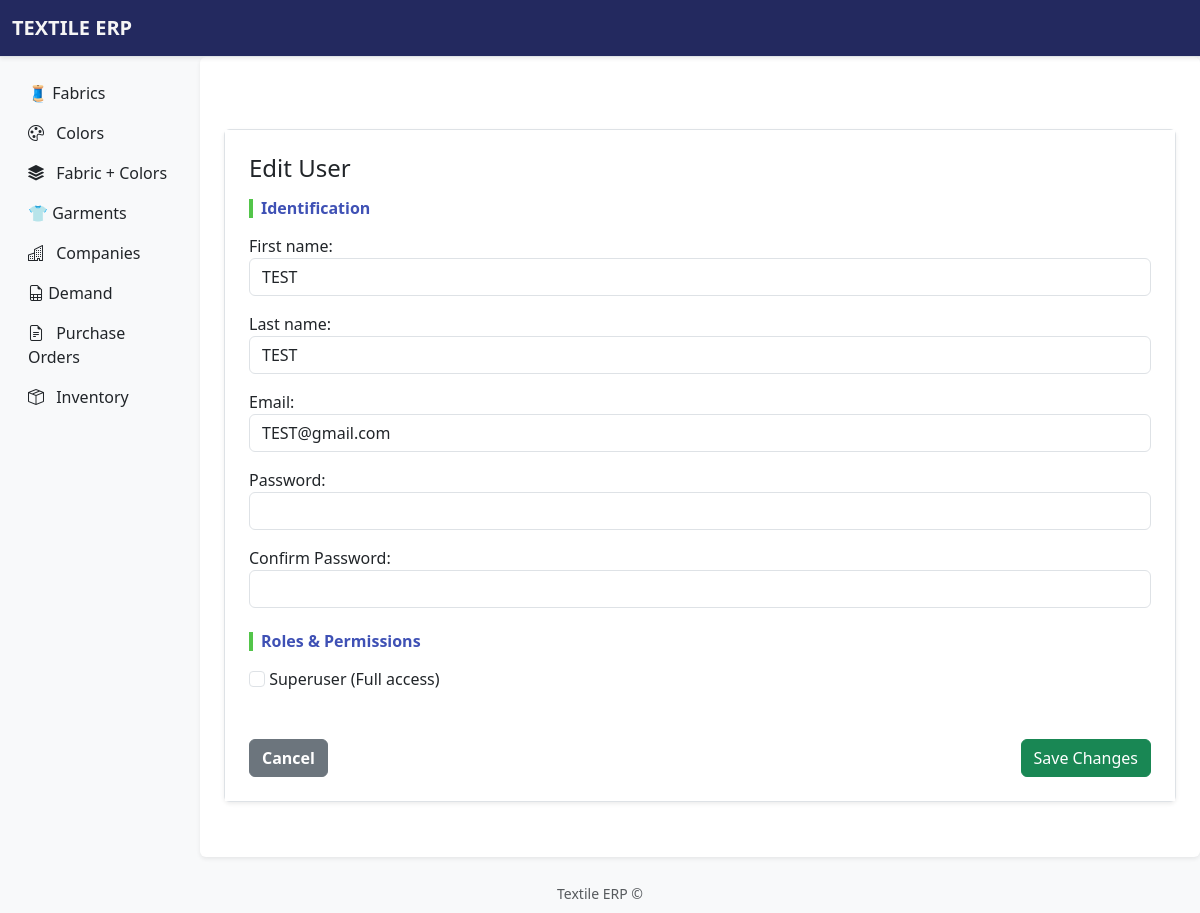
Screenshot of /users/edit/7/ with the database file from the repository.
### apps/users/models.py (models this page shows, shortened)
class CustomUser(AbstractUser):
    username = None
    email = models.EmailField(unique=True)
    USERNAME_FIELD = "email"   # login is with email
    REQUIRED_FIELDS = []       #
    objects = CustomUserManager()  # use manager

### apps/users/views.py (the view)
# urls.py: path('edit/<int:pk>/', views.EditSuperUser.as_view(), name="edit_user"),
class EditSuperUser(UpdateView):
    model = User
    form_class = RegisterForm
    template_name = "users/edit_superuser.html"
    success_url = reverse_lazy("users:users_list")

### apps/users/forms.py (shortened to what this page needs)
class RegisterForm(forms.ModelForm):
    password1 = forms.CharField(widget=forms.PasswordInput(attrs={
                            "class": "form-control"
                        }), label="Password")
    password2 = forms.CharField(widget=forms.PasswordInput(attrs={
                            "class": "form-control"
                        }), label="Confirm Password")
    class Meta:
        model = User
        fields = ["email", "first_name", "last_name", "is_superuser"]
        widgets = {
            "email": forms.EmailInput(attrs={
                "class": "form-control",
            }),
            "first_name": forms.TextInput(attrs={
                "class": "form-control",
            }),
            "last_name": forms.TextInput(attrs={
                "class": "form-control",
            }),
            "is_superuser": forms.CheckboxInput(attrs={"class": "form-check-input"},),
        }

### apps/users/templates/users/edit_superuser.html (shortened to what this page needs)
{% extends "base.html" %}
{% block content %}
<div class="mt-5">
  <div class="card shadow-sm">
    <div class="card-body">
      <form method="post">
        <h4 class="mb-3">Edit User</h4>
        {% include "users/_user_form.html" with form=form %}
        {% include "users/_user_permissions_form.html" with form=form %}
        <div class="d-flex justify-content-between mt-4">
          <a href="{% url 'users:users_list' %}" class="btn btn-secondary">Cancel</a>
          <button type="submit" class="btn btn-success">Save Changes</button>
        </div>
      </form>
    </div>
  </div>
</div>
{% endblock %}

### apps/users/templates/users/_user_form.html (shortened to what this page needs)
<div class="mb-4">
    <h6 class="section-header">Identification</h6>
    <div class="mb-3">
        {{ form.first_name.label_tag }}
        {{ form.first_name }}
    </div>
    <div class="mb-3">
        {{ form.last_name.label_tag }}
        {{ form.last_name }}
    </div>
    <div class="mb-3">
        {{ form.email.label_tag }}
        {{ form.email }}
    </div>
    <div class="mb-3">
        {{ form.password1.label_tag }}
        {{ form.password1 }}
    </div>
    <div class="mb-3">
        {{ form.password2.label_tag }}
        {{ form.password2 }}
    </div>
</div>

### apps/users/templates/users/_user_permissions_form.html (shortened to what this page needs)
<div class="mb-5">
    <h6 class="section-header">Roles & Permissions</h6>
    <div class="mb-3">
        {{ form.is_superuser }}
        <label for="{{ form.is_superuser.id_for_label }}">Superuser (Full access)</label>
    </div>
</div>

### static/css/base.css (style rules this page uses)
.card { border: 1px solid #dee2e6; border-radius: 6px; }
.card-body { background-color: #ffffff; padding: 1.5rem; }
.btn-secondary { background-color: #6c757d; border-color: #6c757d; color: #fff; border-radius: 6px; font-weight: 600; }
.section-header { font-size: 1rem; font-weight: 600; color: #3f51b5; border-left: 4px solid #53c54a; padding-left: 8px; margin-bottom: 1rem; }

### rows the page displays
CustomUser: first_name "TEST", last_name "TEST", email "TEST@gmail.com"
